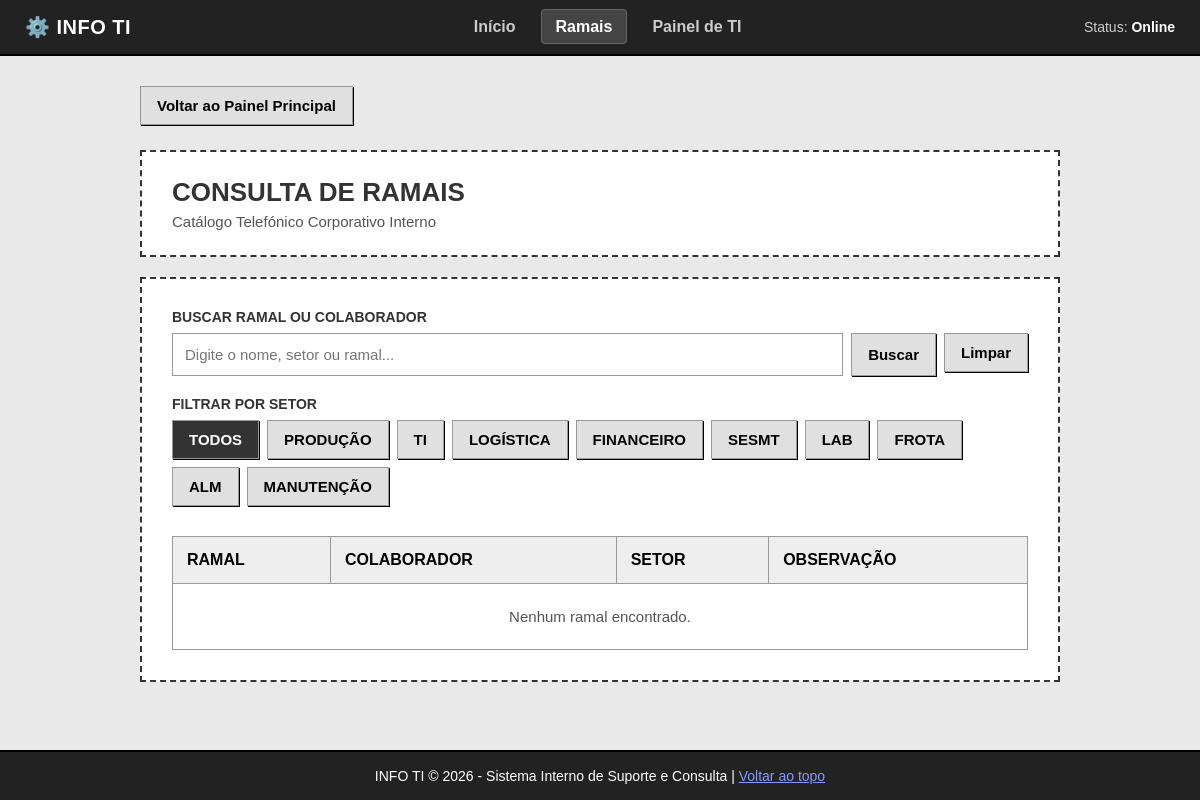
Before: /ramais/ with the older database file.
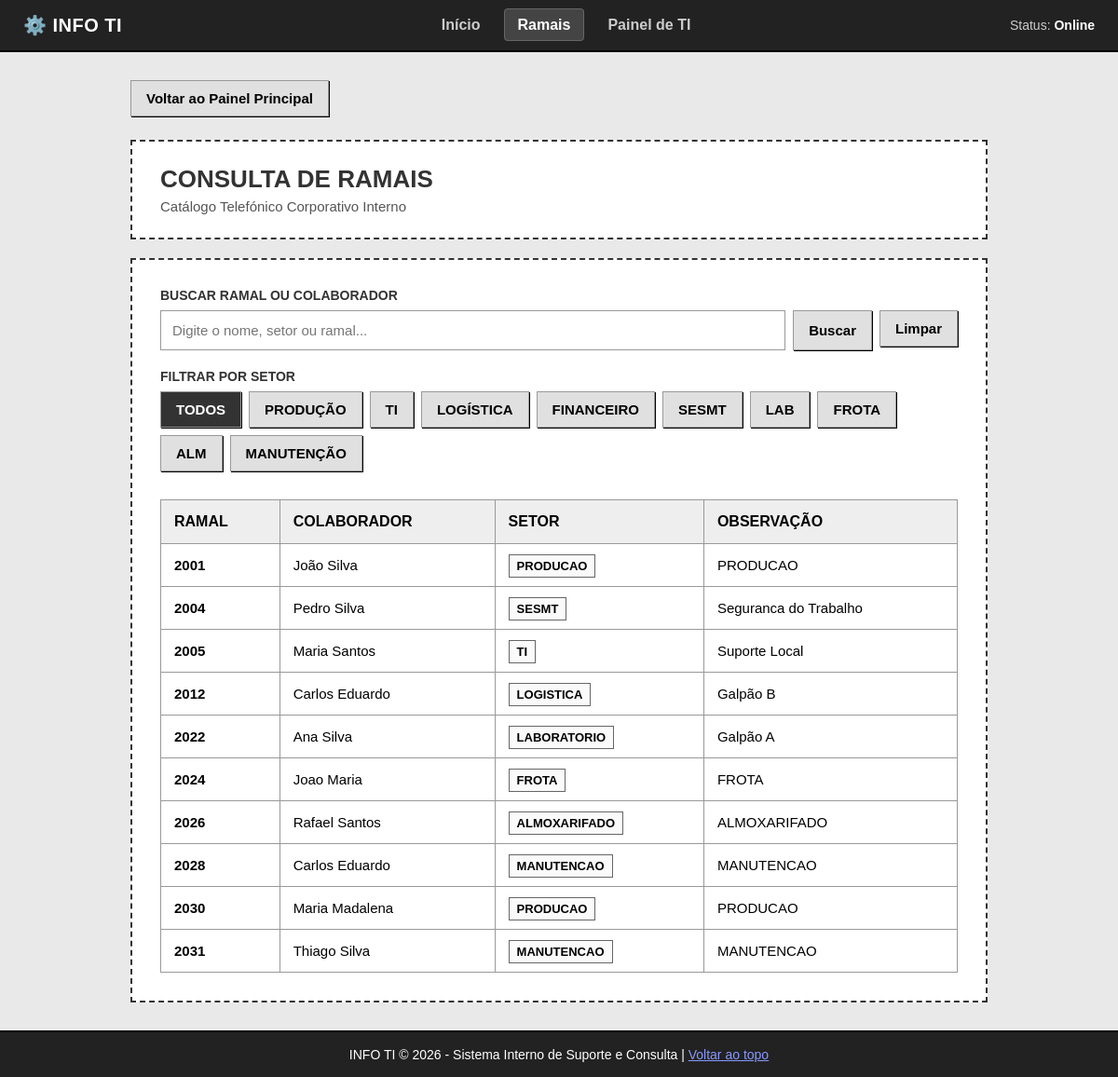
After: the same page with the newer database file.
### core/models.py (models this page shows, shortened)
class Ramal(models.Model):
    numero = models.CharField(max_length=10, unique=True, verbose_name="Ramal")
    colaborador = models.CharField(max_length=100, verbose_name="Colaborador")
    setor = models.CharField(max_length=50, verbose_name="Setor")
    observacao = models.CharField(max_length=100, blank=True, verbose_name="Observação")

### core/views.py (the view)
# urls.py: path('ramais/', views.consulta_ramais_view, name='ramais'),
def consulta_ramais_view(request):
    termo = request.GET.get('q', '').strip()
    setor = request.GET.get('setor', '').strip()
    ramais = Ramal.objects.all().order_by('numero')
    if termo:
        ramais = ramais.filter(
            Q(colaborador__icontains=termo) |
            Q(setor__icontains=termo) |
            Q(numero__icontains=termo)
        )
    if setor:
        ramais = ramais.filter(setor__iexact=setor)
    return render(request, 'core/ramais.html', {'ramais': ramais})

### core/templates/core/ramais.html (shortened to what this page needs)
<!DOCTYPE html>
<html lang="pt">
<head>
</head>
<body id="topo">
    <nav class="navbar">
        <div class="logo">⚙️ INFO TI</div>
        <ul>
            <li><a href="{% url 'index' %}">Início</a></li>
            <li><a href="{% url 'ramais' %}" class="active">Ramais</a></li>
            <li><a href="{% url 'login_ti' %}">Painel de TI</a></li>
        </ul>
        <div class="user-info">
            Status: <span>Online</span>
        </div>
    </nav>
    <div class="wireframe-container">
        <div class="nav-voltar">
            <a href="{% url 'index' %}">
                <button type="button">Voltar ao Painel Principal</button>
            </a>
        </div>
        <div class="card-topo">
            <div>
                <h2>CONSULTA DE RAMAIS</h2>
                <p>Catálogo Telefónico Corporativo Interno</p>
            </div>
        </div>
        <div class="card-principal">
            <form method="GET" action="{% url 'ramais' %}">
                <div class="filtros-container">
                    <div class="campo-busca">
                        <label>BUSCAR RAMAL OU COLABORADOR</label>
                        <div class="busca-input-group">
                            <input type="text" name="q" value="{{ request.GET.q }}"
                                placeholder="Digite o nome, setor ou ramal...">
                            <button type="submit">Buscar</button>
                            <a href="{% url 'ramais' %}">
                                <button type="button">Limpar</button>
                            </a>
                        </div>
                    </div>
                    <div class="filtros-setor">
                        <label>FILTRAR POR SETOR</label>
                        {% with q=request.GET.q|urlencode %}
                        <div class="botoes-setor">
                            <a href="?q={{ q }}"><button type="button"
                                    class="{% if not request.GET.setor %}btn-ativo{% endif %}">TODOS</button></a>
                            <a href="?setor=PRODUCAO&q={{ q }}"><button type="button"
                                    class="{% if request.GET.setor == 'PRODUCAO' %}btn-ativo{% endif %}">PRODUÇÃO</button></a>
                            <a href="?setor=TI&q={{ q }}"><button type="button"
                                    class="{% if request.GET.setor == 'TI' %}btn-ativo{% endif %}">TI</button></a>
                            <a href="?setor=LOGISTICA&q={{ q }}"><button type="button"
                                    class="{% if request.GET.setor == 'LOGISTICA' %}btn-ativo{% endif %}">LOGÍSTICA</button></a>
                            <a href="?setor=FINANCEIRO&q={{ q }}"><button type="button"
                                    class="{% if request.GET.setor == 'FINANCEIRO' %}btn-ativo{% endif %}">FINANCEIRO</button></a>
                            <a href="?setor=SESMT&q={{ q }}"><button type="button"
                                    class="{% if request.GET.setor == 'SESMT' %}btn-ativo{% endif %}">SESMT</button></a>
                            <a href="?setor=LABORATORIO&q={{ q }}"><button type="button"
                                    class="{% if request.GET.setor == 'LABORATORIO' %}btn-ativo{% endif %}">LAB</button></a>
                            <a href="?setor=FROTA&q={{ q }}"><button type="button"
                                    class="{% if request.GET.setor == 'FROTA' %}btn-ativo{% endif %}">FROTA</button></a>
                            <a href="?setor=ALMOXARIFADO&q={{ q }}"><button type="button"
                                    class="{% if request.GET.setor == 'ALMOXARIFADO' %}btn-ativo{% endif %}">ALM</button></a>
                            <a href="?setor=MANUTENCAO&q={{ q }}"><button type="button"
                                    class="{% if request.GET.setor == 'MANUTENCAO' %}btn-ativo{% endif %}">MANUTENÇÃO</button></a>
                        </div>
                        {% endwith %}
                    </div>
                </div>
            </form>
            <table>
                <thead>
                    <tr>
                        <th>RAMAL</th>
                        <th>COLABORADOR</th>
                        <th>SETOR</th>
                        <th>OBSERVAÇÃO</th>
                    </tr>
                </thead>
                <tbody>
                    {% for ramal in ramais %}
                    <tr>
                        <td><strong>{{ ramal.numero }}</strong></td>
                        <td>{{ ramal.colaborador }}</td>
                        <td><span class="setor-tag">{{ ramal.setor }}</span></td>
                        <td>{{ ramal.observacao }}</td>
                    </tr>
                    {% empty %}
                    <tr>
                        <td colspan="4" class="sem-resultado">Nenhum ramal encontrado.</td>
                    </tr>
                    {% endfor %}
                </tbody>
            </table>
        </div>
    </div>
    <footer class="footer">
        INFO TI © 2026 - Sistema Interno de Suporte e Consulta | <a href="#topo">Voltar ao topo</a>
    </footer>
</body>
</html>

### core/templates/core/ramais.html (style rules this page uses)
* { box-sizing: border-box; margin: 0; padding: 0; }
body { font-family: Arial, Helvetica, sans-serif; background-color: #e9e9e9; display: flex; flex-direction: column; min-height: 100vh; color: #000; font-size: 16px; }
.navbar { background-color: #222222; color: #ffffff; padding: 15px 25px; display: flex; justify-content: space-between; align-items: center; border-bottom: 2px solid #000; }
.navbar .logo { font-weight: bold; font-size: 20px; letter-spacing: 0.5px; }
.navbar ul { display: flex; list-style: none; gap: 10px; }
.navbar a { color: #cccccc; text-decoration: none; font-size: 16px; font-weight: bold; padding: 8px 14px; border: 1px solid transparent; border-radius: 4px; }
.navbar a:hover, .navbar a.active { color: #ffffff; background-color: #444444; border: 1px solid #666666; }
.navbar .user-info { font-size: 14px; color: #ccc; }
.navbar .user-info span { color: #fff; font-weight: bold; }
.wireframe-container { width: 100%; max-width: 950px; margin: 30px auto; padding: 0 15px; flex: 1; display: flex; flex-direction: column; gap: 20px; }
.card-topo { border: 2px dashed #333; background-color: #ffffff; padding: 25px 30px; display: flex; justify-content: space-between; align-items: center; }
.card-topo h2 { font-size: 26px; color: #333; margin-bottom: 5px; }
.card-topo p { font-size: 15px !important; color: #555; }
.card-principal { border: 2px dashed #333; background-color: #ffffff; padding: 30px; display: flex; flex-direction: column; gap: 20px; }
.filtros-container { display: flex; gap: 20px; justify-content: space-between; align-items: flex-end; flex-wrap: wrap; }
.campo-busca { flex: 1; min-width: 280px; }
.campo-busca label, .filtros-setor label { display: block; font-weight: bold; font-size: 14px; margin-bottom: 8px; color: #333; }
.busca-input-group { display: flex; gap: 8px; }
.busca-input-group input { flex: 1; padding: 12px; border: 1px solid #999; font-size: 15px; }
.botoes-setor { display: flex; gap: 8px; flex-wrap: wrap; }
.botoes-setor a { text-decoration: none; }
button, .btn { padding: 10px 16px; border: 1px solid #999; background-color: #e0e0e0; cursor: pointer; font-size: 15px; font-weight: bold; box-shadow: 1px 1px 0px #000; }
.btn-ativo { background-color: #333; color: #fff; }
table { width: 100%; border-collapse: collapse; margin-top: 10px; }
th, td { border: 1px solid #999; padding: 14px; text-align: left; font-size: 15px; }
th { background-color: #eee; font-size: 16px; }
.setor-tag { border: 1px solid #666; padding: 4px 8px; font-size: 13px; background-color: #fafafa; font-weight: bold; }
.nav-voltar { margin-bottom: 5px; align-self: flex-start; }
.nav-voltar a { text-decoration: none; }
.nav-voltar button { padding: 10px 16px; font-size: 15px; }
.footer { background-color: #222222; color: #ffffff; border-top: 2px solid #000; padding: 16px; text-align: center; font-size: 14px; margin-top: auto; }
.footer a { color: #8899ff; text-decoration: underline; }

Changed rows visible on the page:
added Ramal: numero "2001", colaborador "João Silva", setor "PRODUCAO", observacao "PRODUCAO"
added Ramal: numero "2004", colaborador "Pedro Silva", setor "SESMT", observacao "Seguranca do Trabalho"
added Ramal: numero "2005", colaborador "Maria Santos", setor "TI", observacao "Suporte Local"
added Ramal: numero "2012", colaborador "Carlos Eduardo", setor "LOGISTICA", observacao "Galpão B"
added Ramal: numero "2022", colaborador "Ana Silva", setor "LABORATORIO", observacao "Galpão A"
added Ramal: numero "2024", colaborador "Joao Maria", setor "FROTA", observacao "FROTA"
added Ramal: numero "2026", colaborador "Rafael Santos", setor "ALMOXARIFADO", observacao "ALMOXARIFADO"
added Ramal: numero "2028", colaborador "Carlos Eduardo", setor "MANUTENCAO", observacao "MANUTENCAO"
added Ramal: numero "2030", colaborador "Maria Madalena", setor "PRODUCAO", observacao "PRODUCAO"
added Ramal: numero "2031", colaborador "Thiago Silva", setor "MANUTENCAO", observacao "MANUTENCAO"
Other visible differences:
text no longer shown: "Nenhum ramal encontrado."
